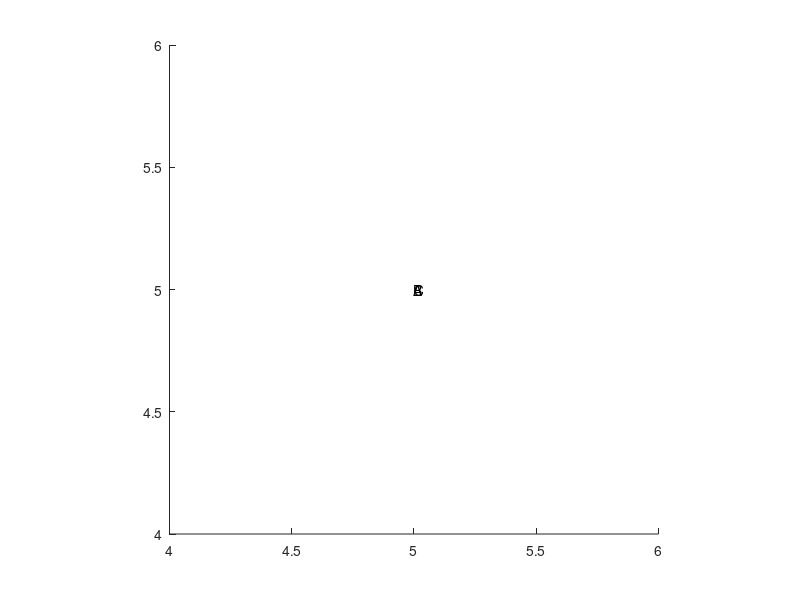

MATLAB code to generate this figure: (Note: this script raises an error after producing the figure.)
clc;
clear;
close all;
x1 = input ('x1 = ');
y1 = input ('y1 = ');

x2 = input ('x2 = ');
y2 = input ('y2 = ');

x3 = input ('x3 = ');
y3 = input ('y3 = ');

min_x = min([x1, x2, x3]);
max_x = max([x1, x2, x3]);

min_y = min([y1, y2, y3]);
max_y = max([y1, y2, y3]);

figure;
axis([min_x-1 max_x+1 min_y-1 max_y+1]);
axis equal;

line([x1 x2],[y1 y2]);
line([x2 x3],[y2 y3]);
line([x3 x1],[y3 y1]);

text(x1,y1,'A');
text(x2,y2,'B');
text(x3,y3,'C');

tittle ('triangle plot');
